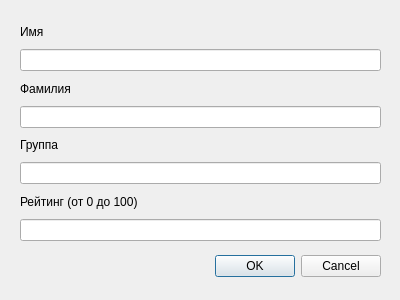
<?xml version="1.0" encoding="UTF-8"?>
<ui version="4.0">
 <class>AddStudentDialog</class>
 <widget class="QDialog" name="AddStudentDialog">
  <property name="geometry">
   <rect>
    <x>0</x>
    <y>0</y>
    <width>400</width>
    <height>300</height>
   </rect>
  </property>
  <property name="windowTitle">
   <string>Dialog</string>
  </property>
  <widget class="QDialogButtonBox" name="buttonBox">
   <property name="geometry">
    <rect>
     <x>20</x>
     <y>250</y>
     <width>361</width>
     <height>32</height>
    </rect>
   </property>
   <property name="orientation">
    <enum>Qt::Horizontal</enum>
   </property>
   <property name="standardButtons">
    <set>QDialogButtonBox::Cancel|QDialogButtonBox::Ok</set>
   </property>
  </widget>
  <widget class="QWidget" name="verticalLayoutWidget">
   <property name="geometry">
    <rect>
     <x>20</x>
     <y>20</y>
     <width>361</width>
     <height>221</height>
    </rect>
   </property>
   <layout class="QVBoxLayout" name="verticalLayout">
    <item>
     <widget class="QLabel" name="nameLabel">
      <property name="text">
       <string>Имя</string>
      </property>
     </widget>
    </item>
    <item>
     <widget class="QLineEdit" name="nameEdit"/>
    </item>
    <item>
     <widget class="QLabel" name="lastNameLabel">
      <property name="text">
       <string>Фамилия</string>
      </property>
     </widget>
    </item>
    <item>
     <widget class="QLineEdit" name="lastNameEdit"/>
    </item>
    <item>
     <widget class="QLabel" name="groupLabel">
      <property name="text">
       <string>Группа</string>
      </property>
     </widget>
    </item>
    <item>
     <widget class="QLineEdit" name="groupEdit"/>
    </item>
    <item>
     <widget class="QLabel" name="ratingLabel">
      <property name="text">
       <string>Рейтинг (от 0 до 100)</string>
      </property>
     </widget>
    </item>
    <item>
     <widget class="QLineEdit" name="ratingEdit"/>
    </item>
   </layout>
  </widget>
 </widget>
 <resources/>
 <connections>
  <connection>
   <sender>buttonBox</sender>
   <signal>accepted()</signal>
   <receiver>AddStudentDialog</receiver>
   <slot>accept()</slot>
   <hints>
    <hint type="sourcelabel">
     <x>248</x>
     <y>254</y>
    </hint>
    <hint type="destinationlabel">
     <x>157</x>
     <y>274</y>
    </hint>
   </hints>
  </connection>
  <connection>
   <sender>buttonBox</sender>
   <signal>rejected()</signal>
   <receiver>AddStudentDialog</receiver>
   <slot>reject()</slot>
   <hints>
    <hint type="sourcelabel">
     <x>316</x>
     <y>260</y>
    </hint>
    <hint type="destinationlabel">
     <x>286</x>
     <y>274</y>
    </hint>
   </hints>
  </connection>
 </connections>
</ui>
